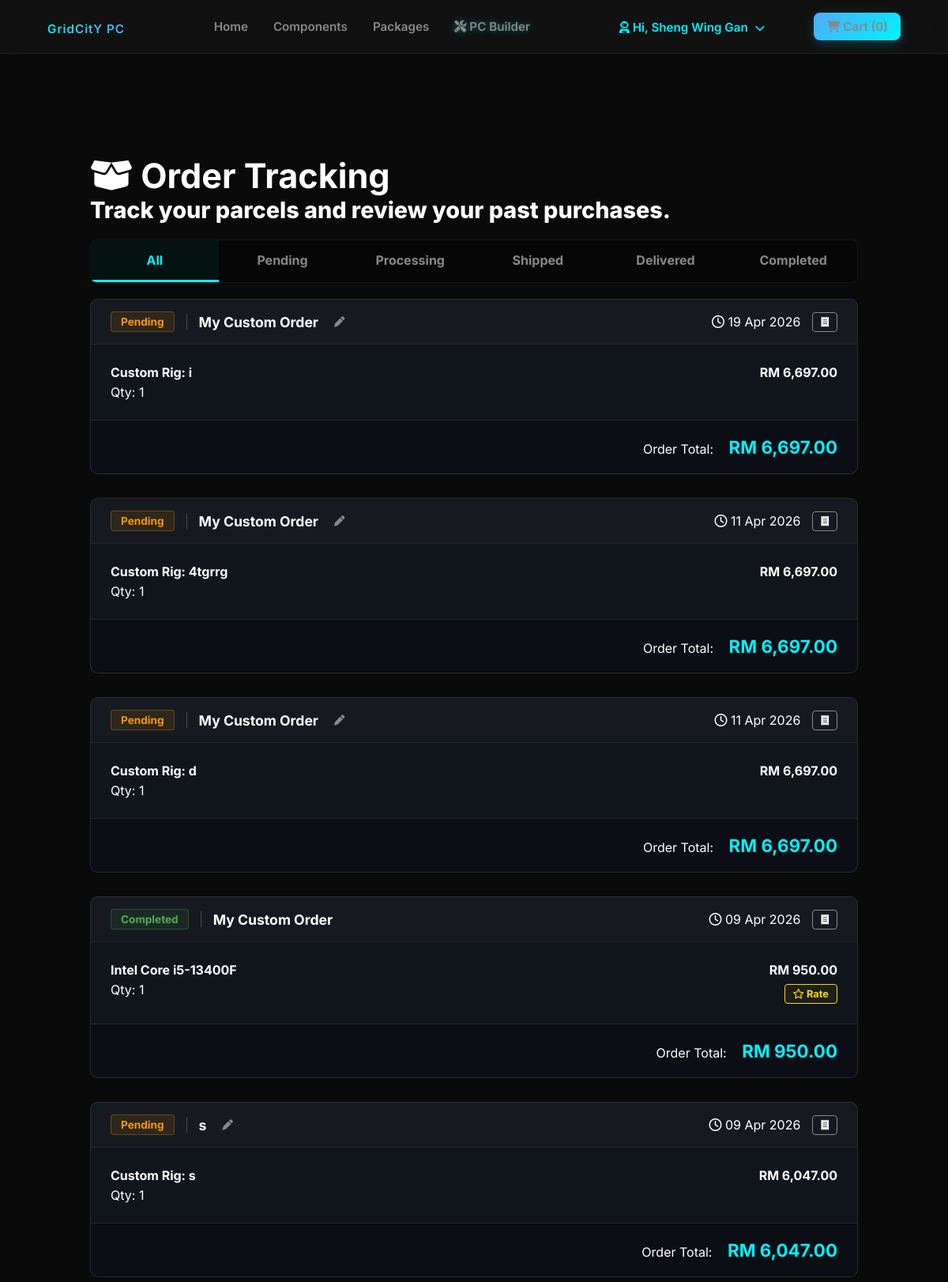
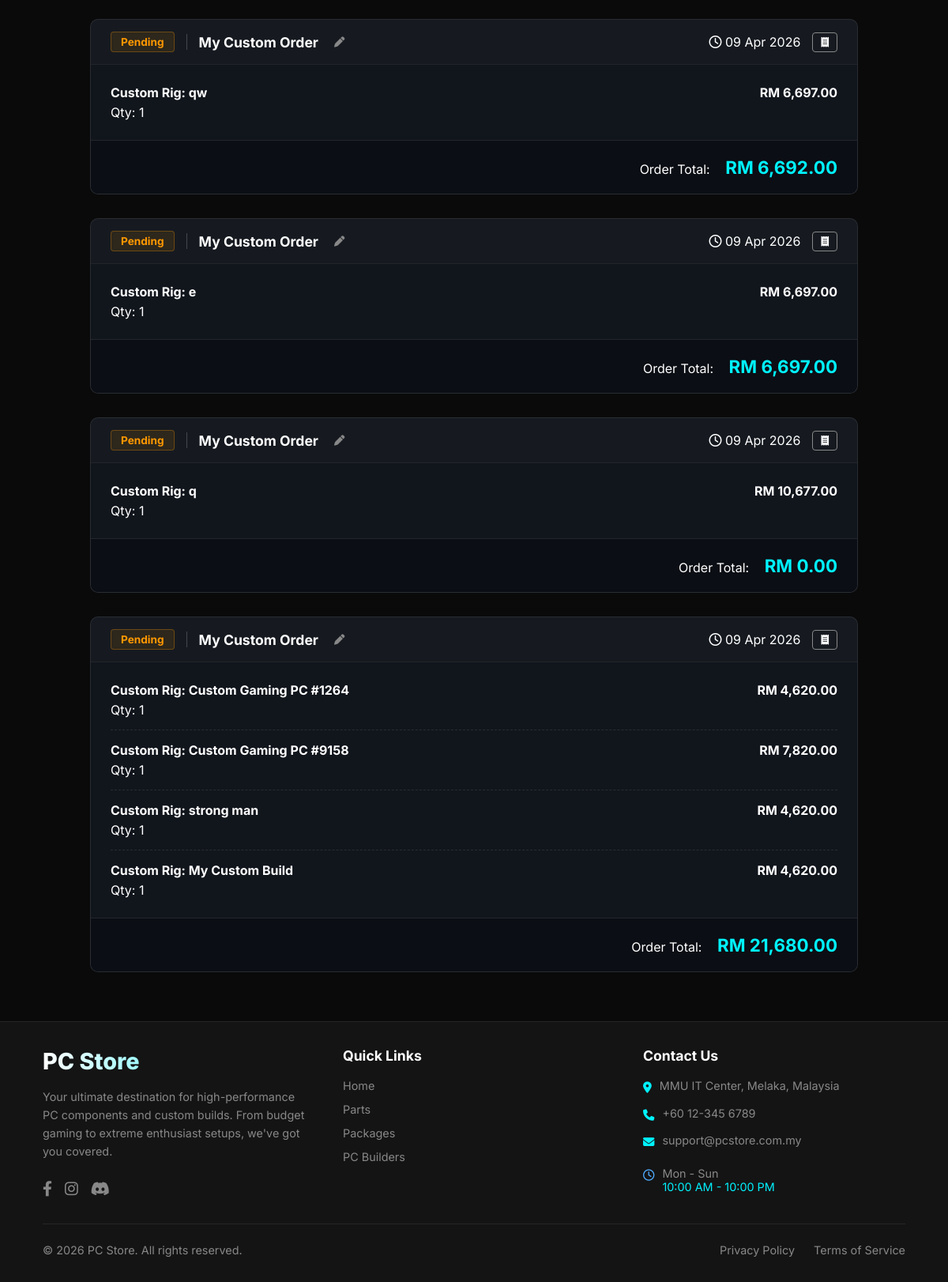
/my_orders.php (signed in), run on the app's committed database (2 pictures, top to bottom).
### tables this page shows
CREATE TABLE `orders` (
  `order_id` int(11) NOT NULL,
  `order_name` varchar(100) DEFAULT 'My Custom Order',
  `customer_id` int(11) NOT NULL,
  `order_date` datetime DEFAULT current_timestamp(),
  `total_amount` decimal(10,2) NOT NULL,
  `coins_used` int(11) NOT NULL DEFAULT 0,
  `discount_amount` decimal(10,2) NOT NULL DEFAULT 0.00,
  `shipping_address` text NOT NULL,
  `contact_number` varchar(20) NOT NULL,
  `order_status` varchar(20) DEFAULT 'Pending'
);

CREATE TABLE `order_details` (
  `order_detail_id` int(11) NOT NULL,
  `order_id` int(11) NOT NULL,
  `product_id` int(11) DEFAULT NULL,
  `pc_build` int(11) DEFAULT NULL,
  `package_id` int(11) DEFAULT NULL,
  `quantity` int(11) NOT NULL,
  `unit_price` decimal(10,2) NOT NULL
);

CREATE TABLE `products` (
  `product_id` int(11) NOT NULL,
  `category_id` int(11) NOT NULL,
  `product_name` varchar(100) NOT NULL,
  `description` text DEFAULT NULL,
  `price` decimal(10,2) NOT NULL,
  `stock_quantity` int(11) NOT NULL DEFAULT 0,
  `image_url` varchar(255) DEFAULT NULL,
  `status` varchar(20) DEFAULT 'Available',
  `tdp_wattage` int(11) DEFAULT 0,
  `is_package` tinyint(1) DEFAULT 0
);

### my_orders.php (the view, shortened to what this page needs)
<?php
require_once 'config.php';
$customer_id = $_SESSION['customer_id'];
$auto_complete_query = "UPDATE orders SET order_status = 'Completed' WHERE order_status = 'Delivered' AND order_date <= DATE_SUB(NOW(), INTERVAL 7 DAY)";
$conn->query($auto_complete_query);
$current_filter = isset($_GET['status']) ? $_GET['status'] : 'All';
$orders = [];
if ($current_filter === 'All') {
    $query_orders = "SELECT * FROM orders WHERE customer_id = ? ORDER BY order_date DESC";
    $stmt = $conn->prepare($query_orders);
    $stmt->bind_param("i", $customer_id);
} else {
    $query_orders = "SELECT * FROM orders WHERE customer_id = ? AND order_status = ? ORDER BY order_date DESC";
    $stmt = $conn->prepare($query_orders);
    $stmt->bind_param("is", $customer_id, $current_filter);
}
$stmt->execute();
$result_orders = $stmt->get_result();
while ($row = $result_orders->fetch_assoc()) {
    $order_id = $row['order_id'];
    $query_details = "
        SELECT od.*, p.product_name, sb.build_name
        FROM order_details od
        LEFT JOIN products p ON od.product_id = p.product_id
        LEFT JOIN saved_builds sb ON od.pc_build = sb.pc_build
        WHERE od.order_id = ?
    ";
    $stmt_details = $conn->prepare($query_details);
    $stmt_details->bind_param("i", $order_id);
    $stmt_details->execute();
    $result_details = $stmt_details->get_result();
    $items = [];
    while ($item = $result_details->fetch_assoc()) {
        $items[] = $item;
    }
    $row['items'] = $items;
    $orders[] = $row;
}
?>
<!DOCTYPE html>
<html lang="en">
<head>
    <link rel="stylesheet" href="https://cdnjs.cloudflare.com/ajax/libs/font-awesome/6.4.0/css/all.min.css">
    <link rel="stylesheet" href="css/style.css">
</head>
<body>
    <?php include 'includes/header.php'; ?>
    <main class="main-container cart-page-wrapper">
        <div class="auth-title" style="text-align: left; margin-bottom: 20px;">
            <h2><i class="fa-solid fa-box-open"></i> Order Tracking</h2>
            <p class="specs">Track your parcels and review your past purchases.</p>
        </div>
<div class="order-tabs">
            <a href="my_orders.php?status=All" class="<?php echo $current_filter == 'All' ? 'active' : ''; ?>">All</a>
            <a href="my_orders.php?status=Pending" class="<?php echo $current_filter == 'Pending' ? 'active' : ''; ?>">Pending</a>
            <a href="my_orders.php?status=Processing" class="<?php echo $current_filter == 'Processing' ? 'active' : ''; ?>">Processing</a>
            <a href="my_orders.php?status=Shipped" class="<?php echo $current_filter == 'Shipped' ? 'active' : ''; ?>">Shipped</a>
            <a href="my_orders.php?status=Delivered" class="<?php echo $current_filter == 'Delivered' ? 'active' : ''; ?>">Delivered</a>
            <a href="my_orders.php?status=Completed" class="<?php echo $current_filter == 'Completed' ? 'active' : ''; ?>">Completed</a>
        </div>
        <?php if (empty($orders)): ?>
            <div class="cart-empty-state">
                <i class="fa-solid fa-box" style="font-size: 3rem; color: var(--text-muted); margin-bottom: 15px;"></i>
                <h3 style="color: var(--text-main);">No orders found in this category.</h3>
            </div>
        <?php else: ?>
            <?php foreach ($orders as $order): ?>
                <div class="order-card">
                    <div class="order-header">
                        <div style="display: flex; align-items: center; gap: 10px;">
                            <span class="status-badge badge-<?php echo htmlspecialchars($order['order_status']); ?>">
                                <?php echo htmlspecialchars($order['order_status']); ?>
                            </span>
                            <span style="color: var(--text-main); font-weight: bold; font-size: 1.1rem;">
                                <?php echo htmlspecialchars($order['order_name'] ?? 'Order #' . str_pad($order['order_id'], 5, "0", STR_PAD_LEFT)); ?>
                            </span>
                            <?php if (in_array($order['order_status'], ['Pending', 'Processing', 'Shipped'])): ?>
    <button class="btn-rename" onclick="promptRename(<?php echo $order['order_id']; ?>, '<?php echo addslashes(htmlspecialchars($order['order_name'] ?? 'Order #'.$order['order_id'])); ?>')">
        <i class="fa-solid fa-pen"></i>
    </button>
<?php endif; ?>
                        </div>
                        <div style="display: flex; gap: 15px; align-items: center;">
                            <span class="specs"><i class="fa-regular fa-clock"></i> <?php echo date('d M Y', strtotime($order['order_date'])); ?></span>
                            <a href="invoice.php?id=<?php echo $order['order_id']; ?>" target="_blank" class="btn" style="padding: 4px 10px; border: 1px solid var(--text-muted); color: var(--text-main); border-radius: 4px; font-size: 0.8rem; text-decoration: none;">
                                <i class="fa-solid fa-receipt"></i>
                            </a>
                        </div>
                    </div>
                    <div class="order-body">
                        <?php foreach ($order['items'] as $item): ?>
                            <div class="order-item">
                                <div style="flex: 3;">
                                    <h4 style="color: var(--text-main); margin: 0 0 5px 0;">
                                        <?php echo htmlspecialchars($item['product_name'] ? $item['product_name'] : "Custom Rig: " . $item['build_name']); ?>
                                    </h4>
                                    <span class="specs">Qty: <?php echo $item['quantity']; ?></span>
                                </div>
                                <div style="flex: 1; text-align: right; color: var(--text-main); font-weight: bold;">
                                    RM <?php echo number_format($item['unit_price'], 2); ?>
                                    <?php if (!empty($item['product_id']) && $order['order_status'] == 'Completed'): ?>
                                        <br>
                                        <a href="leave_review.php?product_id=<?php echo $item['product_id']; ?>" style="display: inline-block; margin-top: 8px; color: #ffd700; font-size: 0.8rem; text-decoration: none; border: 1px solid #ffd700; padding: 4px 10px; border-radius: 4px; background: rgba(255, 215, 0, 0.05); transition: 0.3s;">
                                            <i class="fa-regular fa-star"></i> Rate
                                        </a>
                                    <?php endif; ?>
                                </div>
                            </div>
                        <?php endforeach; ?>
                    </div>
                    <div class="order-footer">
                        <div>
                            <span class="specs" style="margin-right: 15px;">Order Total:</span>
                            <span style="color: var(--accent-blue); font-size: 1.4rem; font-weight: bold;">RM <?php echo number_format($order['total_amount'], 2); ?></span>
                        </div>
                    </div>
                </div>
            <?php endforeach; ?>
        <?php endif; ?>
    </main>
    <?php include 'includes/footer.php'; ?>
</body>
</html>

### css/style.css (style rules this page uses)
:root { --bg-main: #0a0a0a; --bg-surface: #141414; --bg-glass: rgba(20, 20, 20, 0.7); --accent-blue: #00f2fe; --accent-purple: #4facfe; --text-main: #ffffff; --text-muted: #888888; --border-color: rgba(255, 255, 255, 0.08); --border-radius: 12px; --transition-fast: all 0.2s ease-in-out; --transition-smooth: all 0.4s cubic-bezier(0.16, 1, 0.3, 1); }
* { margin: 0; padding: 0; box-sizing: border-box; }
body { background-color: var(--bg-main); color: var(--text-main); font-family: 'Inter', sans-serif; display: flex; flex-direction: column; min-height: 100vh; overflow-x: hidden; }
a { text-decoration: none; color: inherit; }
.btn { display: inline-block; padding: 12px 28px; border-radius: 8px; font-weight: 600; text-align: center; cursor: pointer; transition: var(--transition-smooth); border: none; }
.main-container { width: 90%; max-width: 1200px; margin: 3rem auto 0 auto; flex: 1; display: flex; flex-direction: column; }
.auth-title { text-align: center; font-size: 1.8rem; font-weight: 800; margin-bottom: 2rem; color: var(--text-main); }
.cart-page-wrapper { padding: 2rem 0; }
.order-tabs { display: flex; background: rgba(0,0,0,0.3); border-radius: 8px; margin-bottom: 20px; overflow: hidden; border: 1px solid rgba(255,255,255,0.05); }
.order-tabs a { flex: 1; text-align: center; padding: 15px 0; color: var(--text-muted); text-decoration: none; font-weight: bold; transition: 0.3s; border-bottom: 3px solid transparent; }
.order-tabs a.active { color: var(--accent-blue); border-bottom: 3px solid var(--accent-blue); background: rgba(0, 243, 255, 0.05); }
.order-card { background: #11151c; border: 1px solid rgba(255, 255, 255, 0.1); border-radius: 10px; margin-bottom: 30px; overflow: hidden; transition: 0.3s; }
.order-header { background: rgba(255, 255, 255, 0.02); padding: 15px 25px; display: flex; justify-content: space-between; align-items: center; border-bottom: 1px solid rgba(255, 255, 255, 0.05); }
.order-body { padding: 25px; }
.order-item { display: flex; justify-content: space-between; padding-bottom: 15px; margin-bottom: 15px; border-bottom: 1px dashed rgba(255, 255, 255, 0.1); }
.order-item:last-child { border-bottom: none; margin-bottom: 0; padding-bottom: 0; }
.order-footer { background: #0b0e14; padding: 20px 25px; display: flex; justify-content: space-between; align-items: center; border-top: 1px solid rgba(255, 255, 255, 0.1); }
.status-badge { padding: 4px 12px; border-radius: 4px; font-size: 0.85rem; font-weight: bold; border: 1px solid; }
.badge-Pending { color: #ff9800; border-color: rgba(255, 152, 0, 0.3); background: rgba(255, 152, 0, 0.1); }
.badge-Completed { color: #4caf50; border-color: rgba(76, 175, 80, 0.3); background: rgba(76, 175, 80, 0.1); }
.btn-rename { background: none; border: none; color: var(--text-muted); cursor: pointer; margin-left: 10px; transition: 0.3s; }

### data on the page
orders: order_status "Pending", order_name "My Custom Order", order_date "19 Apr 2026", total_amount "6,697.00"
order_details: build_name "Custom Rig: i", quantity "1", unit_price "6,697.00"
orders: order_status "Pending", order_name "My Custom Order", order_date "11 Apr 2026", total_amount "6,697.00"
order_details: build_name "Custom Rig: 4tgrrg", quantity "1", unit_price "6,697.00"
orders: order_status "Pending", order_name "My Custom Order", order_date "11 Apr 2026", total_amount "6,697.00"
order_details: build_name "Custom Rig: d", quantity "1", unit_price "6,697.00"
orders: order_status "Completed", order_name "My Custom Order", order_date "09 Apr 2026", total_amount "950.00"
order_details: product.product_name "Intel Core i5-13400F", quantity "1", unit_price "950.00"
orders: order_status "Pending", order_name "s", order_date "09 Apr 2026", total_amount "6,047.00"
order_details: build_name "Custom Rig: s", quantity "1", unit_price "6,047.00"
orders: order_status "Pending", order_name "My Custom Order", order_date "09 Apr 2026", total_amount "6,692.00"
order_details: build_name "Custom Rig: qw", quantity "1", unit_price "6,697.00"
orders: order_status "Pending", order_name "My Custom Order", order_date "09 Apr 2026", total_amount "6,697.00"
order_details: build_name "Custom Rig: e", quantity "1", unit_price "6,697.00"
orders: order_status "Pending", order_name "My Custom Order", order_date "09 Apr 2026", total_amount "0.00"
order_details: build_name "Custom Rig: q", quantity "1", unit_price "10,677.00"
orders: order_status "Pending", order_name "My Custom Order", order_date "09 Apr 2026", total_amount "21,680.00"
order_details: build_name "Custom Rig: Custom Gaming PC #1264", quantity "1", unit_price "4,620.00"
order_details: build_name "Custom Rig: Custom Gaming PC #9158", quantity "1", unit_price "7,820.00"
order_details: build_name "Custom Rig: strong man", quantity "1", unit_price "4,620.00"
order_details: build_name "Custom Rig: My Custom Build", quantity "1", unit_price "4,620.00"

### other printed values
$_SESSION['username'] "Sheng Wing Gan"
